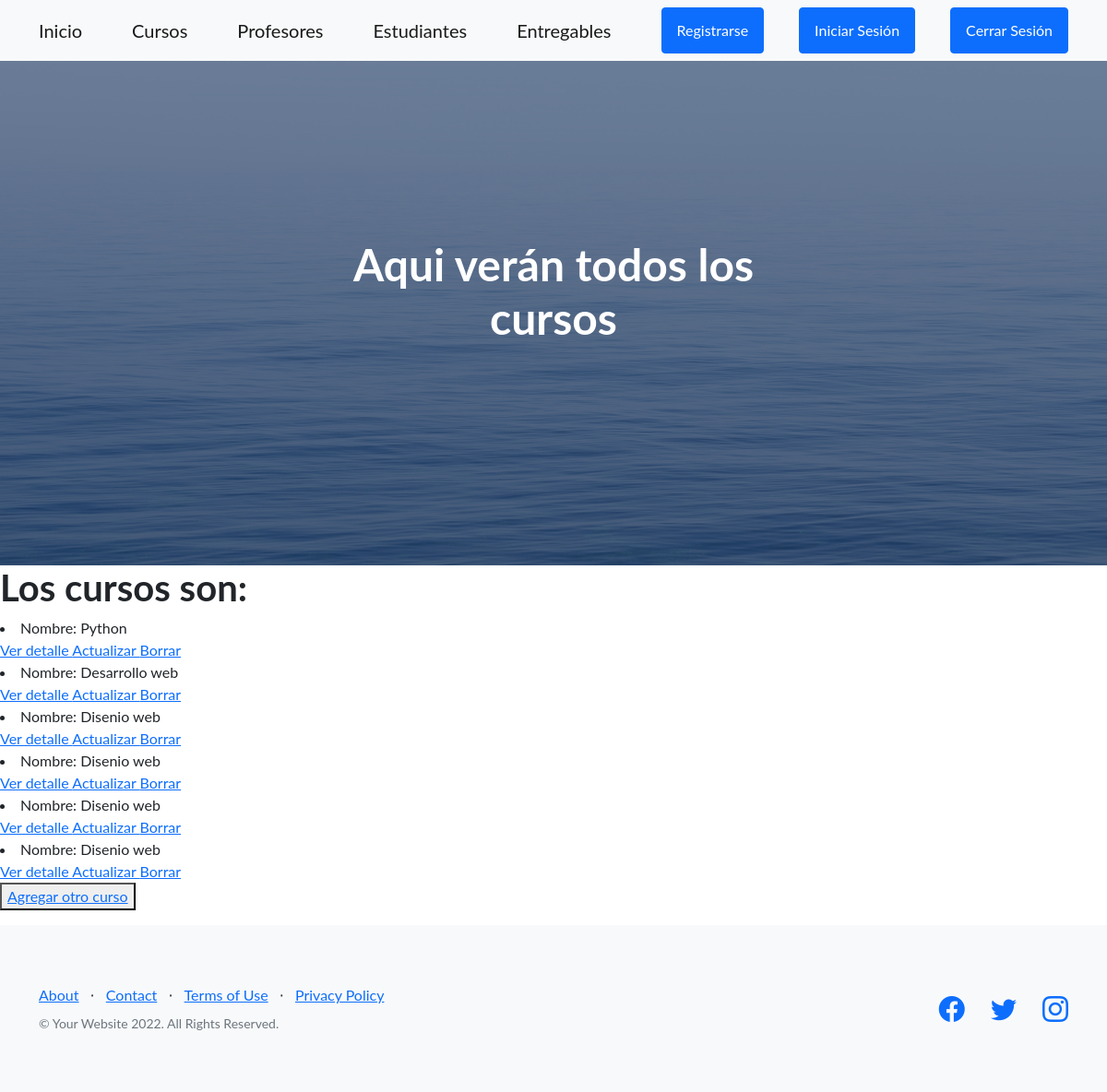
Before: /AppCoder/cursos/ with the older database file.
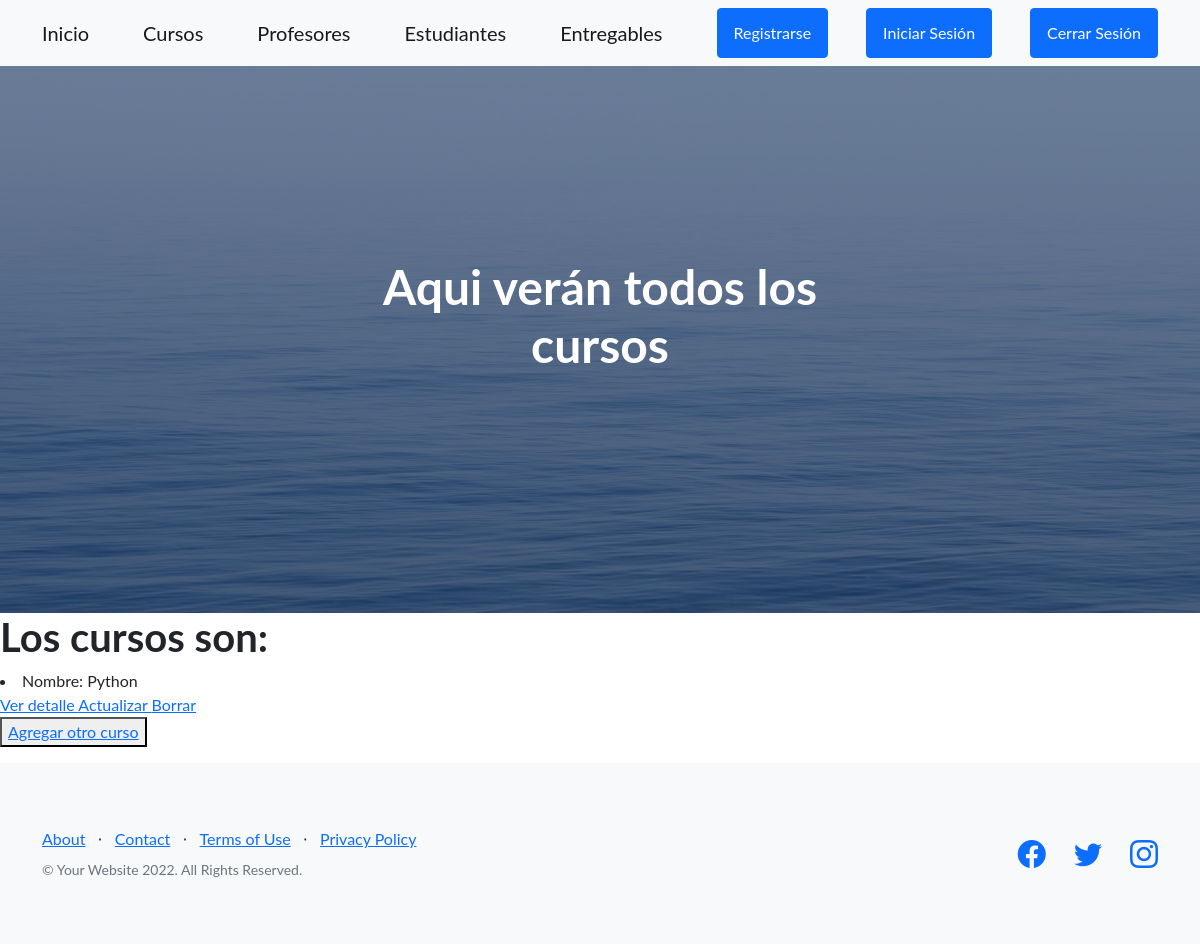
After: the same page with the newer database file.
### AppCoder/models.py (models this page shows, shortened)
class Curso (models.Model):
    nombre = models.CharField(max_length=60)
    camada = models.IntegerField()

### AppCoder/views.py (the view)
# urls.py: path("cursos/" , CursoLista.as_view() , name ="Cursos"),
class CursoLista (ListView): #R de Crud
    model = Curso

### AppCoder/templates/AppCoder/curso_list.html
{% extends "AppCoder/padre.html" %}
{% load static %}
{% block titulo %}
Aqui verán todos los cursos
{% endblock %}
{% block descripcion %}
<h1>Los cursos son:</h1>
{% for curso in object_list %}
<li>Nombre: {{curso.nombre}}</li>
<a href="{% url 'DetalleCursos' curso.id %}" > Ver detalle </a>
<a href="{% url 'ActualizarCursos' curso.id %}" > Actualizar </a>
<a href="{% url 'BorrarCursos' curso.id %}" > Borrar </a>
{% endfor %}
<p><button>
<a href="{% url 'CrearCursos' %}" >Agregar otro curso </a>
</button>
</p>
{% endblock %}

Changed rows visible on the page:
removed Curso: nombre "Desarrollo web"
removed Curso: nombre "Disenio web"
removed Curso: nombre "Disenio web"
removed Curso: nombre "Disenio web"
removed Curso: nombre "Disenio web"
